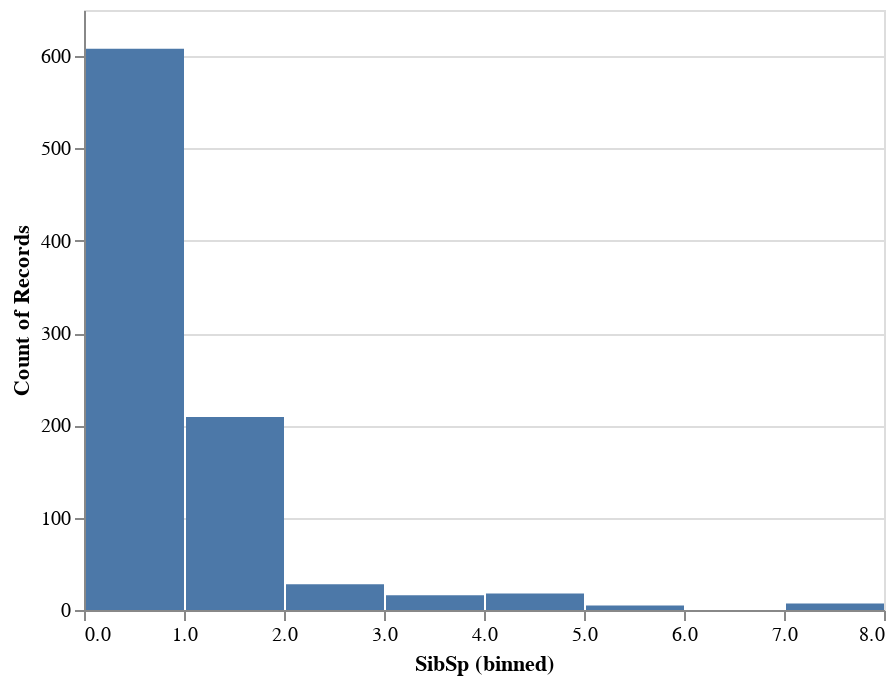

The notebook cell this image was saved under:
### Code cell
alt.Chart(source).mark_bar().encode(
    alt.X("SibSp:Q", bin=True),
    y='count()',
)

### Figure 1 — Vega-Lite specification as saved in the notebook (floating-point values rounded to 4 significant figures; data arrays with more than 128 entries replaced by an {"elided": "..."} marker saying what was removed)
{"config": {"view": {"continuousWidth": 400, "continuousHeight": 300}}, "data": {"name": "data-3ed21eb8257743247fe23def997be493"}, "mark": "bar", "encoding": {"x": {"type": "quantitative", "bin": true, "field": "SibSp"}, "y": {"type": "quantitative", "aggregate": "count"}}, "$schema": "https://vega.github.io/schema/vega-lite/v4.8.1.json", "datasets": {"data-3ed21eb8257743247fe23def997be493": {"elided": "891 records"}}}
